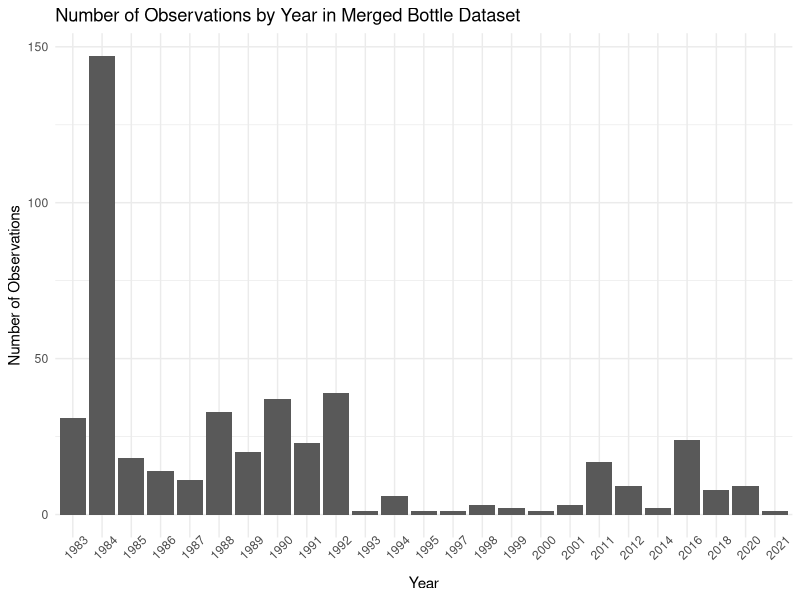
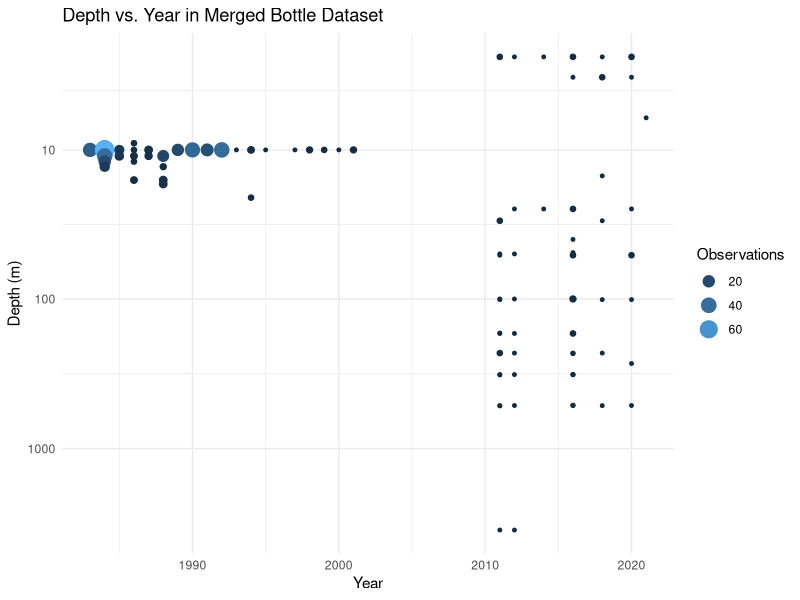
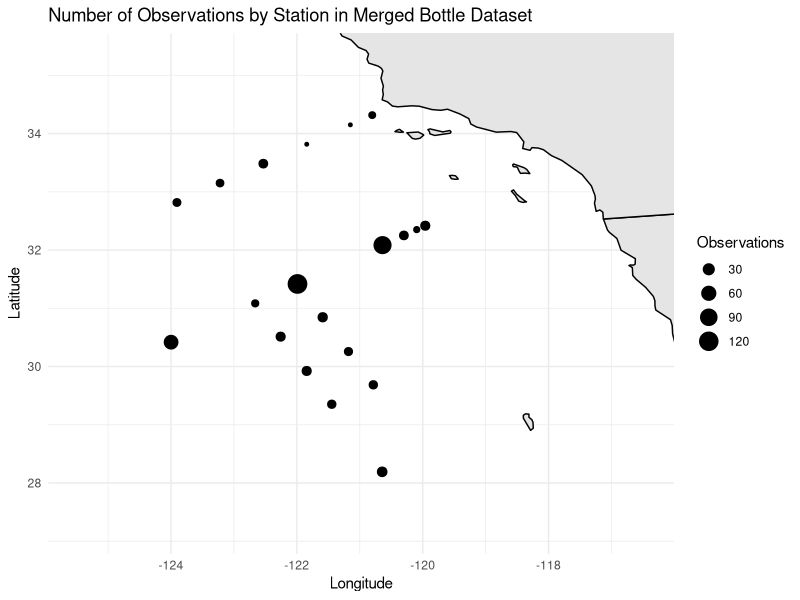
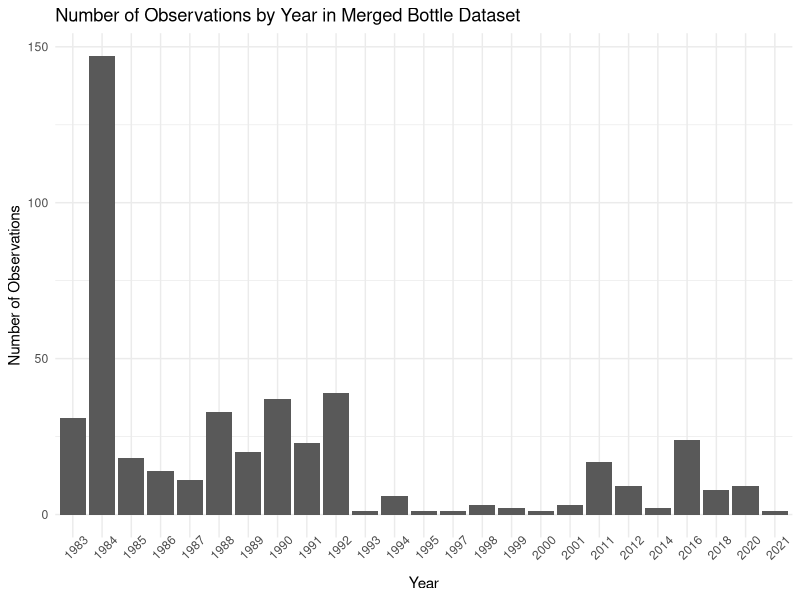
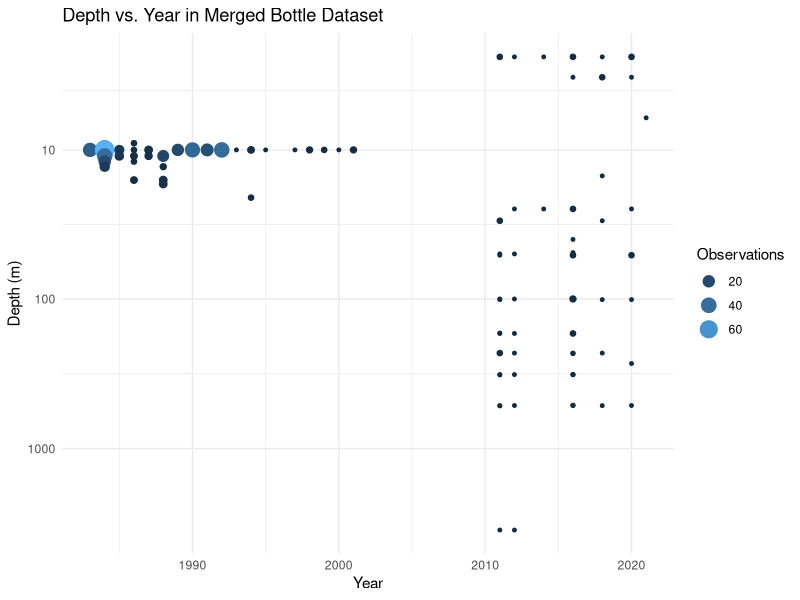
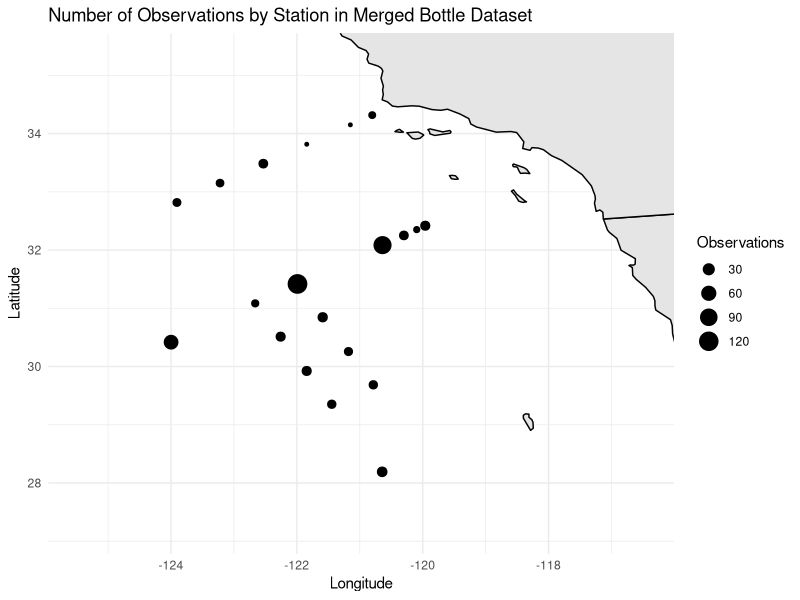

Recreate these plots in R, in order.
# merged_bottle_EDA.R

### EDA ON MERGED BOTTLE DATASET ###

library(tidyverse)
library(maps)
library(ggforce)
library(scales)

# read in merged bottle data
merged_bottle_data <- read_csv("data/merged_bottle_data.csv")

# summary of year and depth
merged_bottle_data[,c("Year_UTC","Depth")] %>%
  summary()

# number of unique stations
merged_bottle_data$Station_ID %>% unique() %>% length()

# create plot of number of observations against year
merged_bottle_data %>%
  group_by(
    Year_UTC
  ) %>%
  summarize(
    N = n()
  ) %>%
  ggplot(
    aes(
      x = as.factor(Year_UTC),
      y = N
    )
  ) +
  geom_bar(stat = "identity") +
  labs(
    x = "Year",
    y = "Number of Observations",
    title = "Number of Observations by Year in Merged Bottle Dataset"
  ) +
  theme_minimal() +
  theme(
    axis.text.x = element_text(angle = 45)
  )
ggsave("images/merged_bottle_EDA/obs_by_year.png")

# create plot of depth against year, with size and color indicating number of observations
merged_bottle_data %>%
  group_by(
    Year_UTC, Depth
  ) %>%
  summarize(
    Count = n()
  ) %>%
  ggplot(
    aes(
      x = Year_UTC,
      y = Depth,
      size = Count,
      col = Count
    )
  ) +
  geom_point() +
  scale_y_reverse() +
  scale_y_continuous(
    transform = trans_reverser("pseudo_log"),
    breaks = c(1,10,100,1000)
  ) +
  scale_size_continuous(limits=c(1, 75), breaks=seq(0,75, by=20)) +
  guides(col=guide_legend(), size=guide_legend()) +
  scale_color_continuous(limits=c(1, 75), breaks=seq(0,75, by=20)) +
  theme_minimal() +
  labs(
    x = "Year",
    y = "Depth (m)",
    col = "Observations",
    size = "Observations",
    title = "Depth vs. Year in Merged Bottle Dataset"
  )
ggsave("images/merged_bottle_EDA/depth_vs_yr.png")

# plot map of stations and number of observations at stations
world <- map_data("world")
ca_counties <- subset(map_data("county"), region == "california")

ggplot() +
  geom_polygon(
    data = world,
    aes(
      x = long,
      y = lat,
      group = group
    ),
    color = "black",
    fill = "gray90"
  ) +
  geom_point(
    data = merged_bottle_data %>%
      group_by(
        Station_ID
      ) %>%
      summarize(
        Latitude = first(Latitude),
        Longitude = first(Longitude),
        Count = n()
      ),
    aes(
      x = Longitude,
      y = Latitude,
      size = Count
    )
  ) +
  coord_cartesian(
    xlim = c(merged_bottle_data$Longitude %>% min() - 1.5, merged_bottle_data$Longitude %>% max() + 3.5),
    ylim = c(merged_bottle_data$Latitude %>% min() - 1,merged_bottle_data$Latitude %>% max() + 1)
  ) +
  theme_minimal() +
  labs(
    x = "Longitude",
    y = "Latitude",
    title = "Number of Observations by Station in Merged Bottle Dataset",
    size = "Observations"
  )
ggsave("images/merged_bottle_EDA/obs_by_station.png")